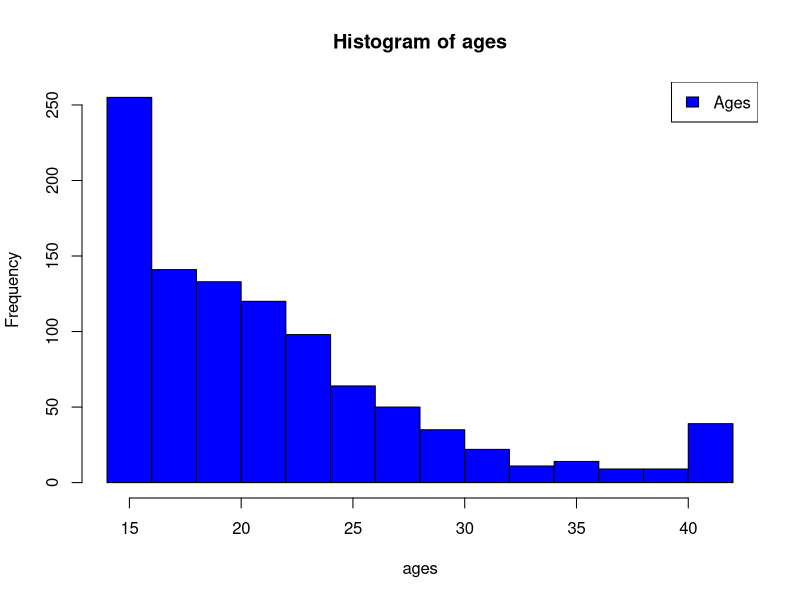
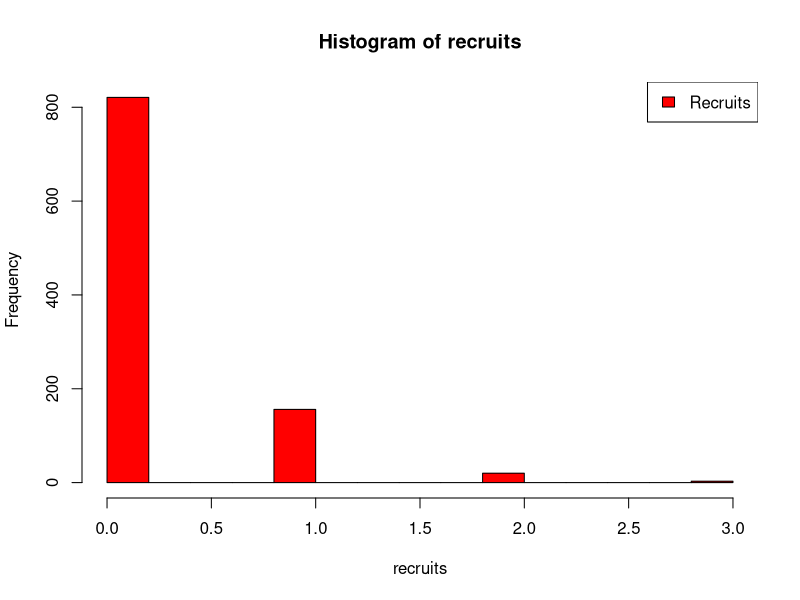

Source code (R) for these figures, in order:

# Manjil Shrestha
# 20180802
# Course: Data Analysis and Statistics
# Data Analysis Final Assignment

# This script is to investigate how the availability and variability of resources affect the individual
# fitness, the total reproductive output and the age of female Orcas at death. The investigation
# seeks to support a better understanding of the effect of the environment on both the fitness
# of an individual Orca and the reproductive ability of an entire Orca population.
# The investigation will be done by means of a simulation programmed in R. You will gradually
# build up and then run a simulation of the reproductive life histories of thousands of female
# Orcas that allows you to generate data that can be analyzed with respect to the given
# research objective

#----------------------------------------------------------
# Reset R's brain
#----------------------------------------------------------
rm(list=ls())

# co, track the condition of each individual female
# At recruitment (i.e. when they become reproductively active), females
# have a normal distribution of conditions with mean 100 and standard deviation 10.
mean <- 100
standard_deviation <- 10

# store the total number of offspring that reach recruitment from each female whale and
# the age at which females stop breeding
recruits <- c()
ages <- c()
weaned <- c()

# simulate 1000 female life histories
# loop that runs while a female is alive and of a reproductive age.
i <- 1
while (i <= 1000) {
    co <- rnorm(1, mean, standard_deviation)

    # variable age to track the age of a single female. Set age to the appropriate
    # value for a female that has just become recruited
    age <- 15

    # The variable alive will take the value 1 if a female is still alive in any given year,
    # and zero if it has died. Set it to 1, to begin with.
    alive <- 1

    # The quality and variability of the environment will determine the ability of an individual to
    # improve its condition. The influence of the environment will be represented by the
    # variables enMu and enSD. A high value of enMu will indicate a rich environment and a
    # high value of enSD will indicate a variable environment. To begin with, set these values
    # to 0 and 20 respectively.

    # default
    enMu <- 0
    enSD <- 20

    # scenario 1
    #enMu <- 20
    #enSD <- 1

    # scenario 2
    #enMu <- 2
    #enSD <- 1

    # scenario 3
    #enMu <- 20
    #enSD <- 30

    # scenario 4
    #enMu <- 2
    #enSD <- 30

    # The variable sr will represent the survival rate within the population of reproductive
    # female whales (i.e. probability of a randomly selected whale from that population of
    # surviving a year). To begin with, set sr to 0.8.
    sr <- 0.8

    # The variables s0 and s1 are used to describe the relationship between the condition of a
    # whale and its probability of survival and hence will be used to model the influence of the
    # whales condition on its probability of survival. Set s0 to -2 and s1 to 0.05.
    s0 <- -2
    s1 <- 0.05

    # number of calves
    number_calves <- 0

    # if a female has calf, set to 1 else 0
    calf <- 0

    # track the age of a calf
    calfage <- 0

    # track the number of calves that become independent of their mothers
    offspring <- 0

    # breeding probability of a reproductive female whales
    b <- 0

    # the relationship between the condition of a whale and its breeding probability and hence will
    # be used to model the influence of the whales condition on its breeding probability
    b0 <- -10
    b1 <- 0.1

    # effect of annual maternal investment on a female’s condition
    inv <- 10

    while (alive == 1 && age <= 40) {
        # allow the whale to survive with the probability sr
        # We assume that these annual condition increments are normally distributed and independent
        # between successive years. enMu represents the mean and enSD represents the standard deviation
        # of that distribution. annual increment of the individual condition

        x1 <- rbinom(1, 1, sr)
        x2 <- rnorm(1, enMu, enSD)

        co <- co + x2
        sr <- exp(s0 + s1 * co) / (1 + exp(s0 + s1 * co))

        if (x1 == 1) {
            age <- age + 1
        } else {
            alive <- 0
        }

        if (calf == 0) {
            b <- exp(b0 + b1 * co) / (1 + exp(b0 + b1 * co))

            # Bernoulli trial (i.e. a binomial experiment with one trial), to simulate the event of birth
            x3 <- rbinom(1, 1, b)
            if (x3 == 1) {
                calf <- 1
            }
        } else if (calf == 1) {
            #b0 <- b0 -inv
            co <- co -inv

            # check calfs survival rate with fixed probability, set calf and calfage to 0 if died, else increment age by 1
            calf_survival <- rbinom(1, 1, 0.80)
            if (calf_survival == 0) {
                calf <- 0
                calfage <- 0
            } else if (calf_survival == 1) {
                calfage <- calfage + 1
            }
        }

        # check calf reached the age of independence, if yes, increase number of mothers offspring
        # and, reset calf and calfage to 0
        if (calfage > 5) {
            offspring <- offspring + 1
            calf <- 0
            calfage <- 0
            if (rbinom(1, 1, 0.98) == 1) {      # checking if probability of calves survival after 5th year is 0.98
                number_calves <- number_calves + 1
            }
        }
    }
    # storing the female's final age and its total number of recruited offspring into the lists
    # ages and recruits respectively
    recruits <- c(recruits, number_calves)
    weaned <- c(weaned, offspring)
    ages <- c(ages, age)

    i <- i + 1
}

# plot histogram of ages
hist(ages, col=c("blue"))
legend("topright", c("Ages"), fill=c("blue"))

hist(recruits, col=c("red"))
legend("topright", c("Recruits"), fill=c("red"))

average_recruits <- mean(recruits)
